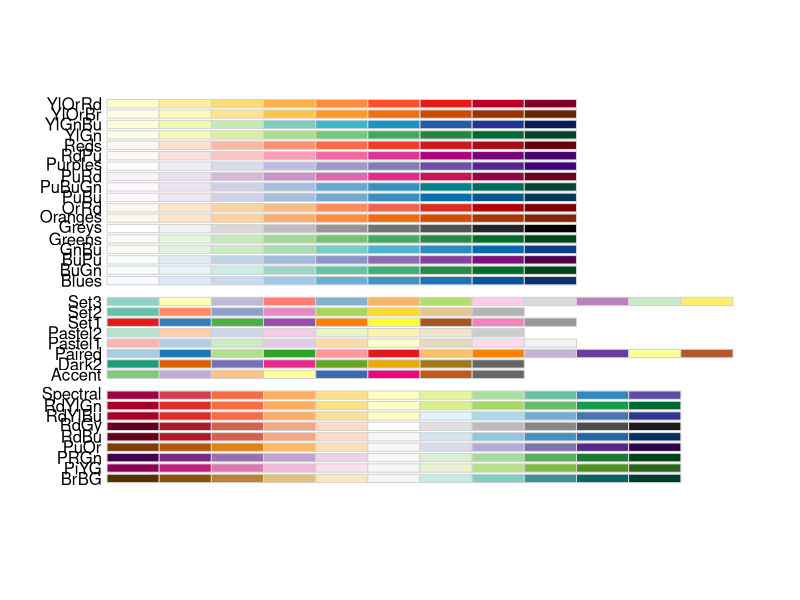
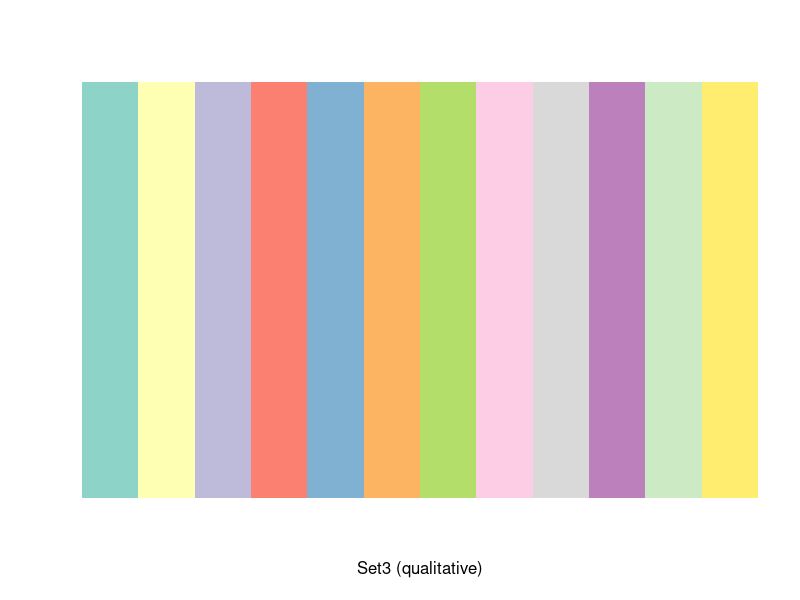
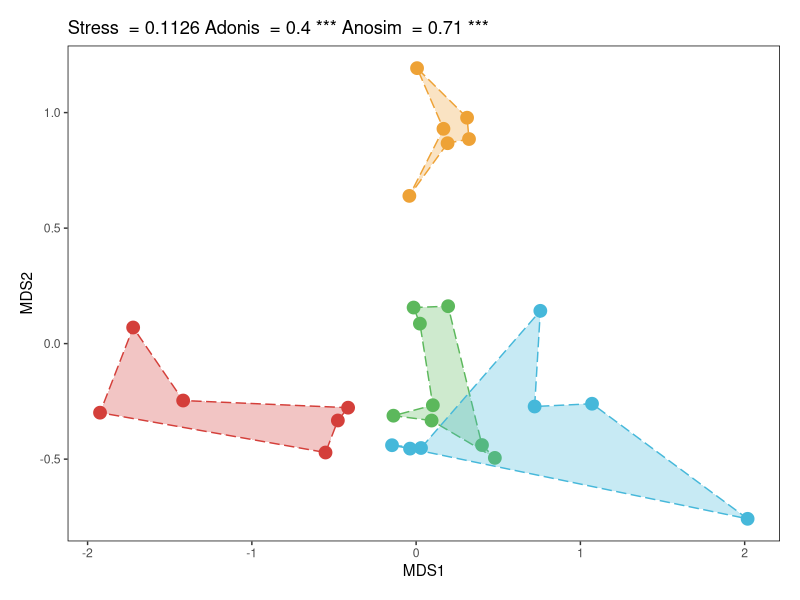

Write the R code that produced these figures, in order.
rm(list=ls())
library(RColorBrewer)
display.brewer.all()
display.brewer.pal(12,'Set3')
brewer.pal(12,'Set3')

Palette <- c(brewer.pal(12,'Set3'))
Palette<-Palette[c(1:8,10:11,9)]
Palette<-Palette[c(4:6,1:3,7:11)]


rm(list=ls())

library(vegan)
library(ggplot2)
library(ggsci)

Group_infor<-read.table("Group_Leshan.txt",header = TRUE,sep = "\t",row.names = 1)

ASV_all<-read.table("ASV_Abundance_split.txt",sep = "\t", header = TRUE,row.names = 1)
ASV_all<-ASV_all[,1:c(length(colnames(ASV_all))-7)]


ASV_filtered<-ASV_all[which(rowSums(ASV_all)>27),]

ASV_filtered<-t(ASV_filtered)
ASV_filtered<-as.data.frame(ASV_filtered)


distance <- vegdist(ASV_filtered, method = 'bray')
nmds <- metaMDS(ASV_filtered, k = 2)



summary(nmds)

stress <- nmds$stress

df <- as.data.frame(nmds$points)

rownames(df)==rownames(Group_infor)
df <- cbind(df, Group_infor)

df<-df[order(rownames(df)),]
df$Order <- c(1, 2, 6, 3, 4, 5, 
              1, 3, 4, 5, 2, 6,
              1, 2, 3, 6, 5, 4, 8, 7,
              1, 2, 7, 3, 4, 6, 5)

df$Order_1<-paste(df$Group, df$Order, sep = "_")
df <- df[order(df$Order_1), ]




set.seed(123)
# PERMANOVA
adonis <- adonis2(ASV_filtered ~ Group, data = Group_infor, permutations = 999, method = "bray")
# anosim
anosim = anosim(ASV_filtered, Group_infor$Group, permutations = 999, distance = "bray")



stress_text <- paste("Stress  =", round(stress, 4))
adonis_text <- paste(paste("Adonis  =", round(adonis$R2, 2)), "***")[1] # *** P < 0.001
anosim_text <- paste(paste("Anosim  =", round(anosim$statistic, 2)), "***") # *** P < 0.001


p <- ggplot(df, aes(MDS1, MDS2))+
  geom_point(aes(color = Group), size = 4,)+
  geom_polygon(aes(x = MDS1, y = MDS2, fill = Group, group = Group, color = Group),
               alpha = 0.3, linetype = "longdash")+
  theme(plot.margin = unit(rep(1, 4), 'lines'), 
        panel.border = element_rect(fill = NA, color = "black", size = 0.5, linetype = "solid"), 
        panel.grid = element_blank(), 
        panel.background = element_rect(fill = 'white'),
        legend.position="right")+
  guides(color = "none", fill = "none")+
  ggtitle(paste(paste(stress_text, adonis_text), anosim_text)) + 
  scale_color_locuszoom()+
  scale_fill_locuszoom()   

p

# save pdf 5*5 inches
#save pdf 5*8 inches



